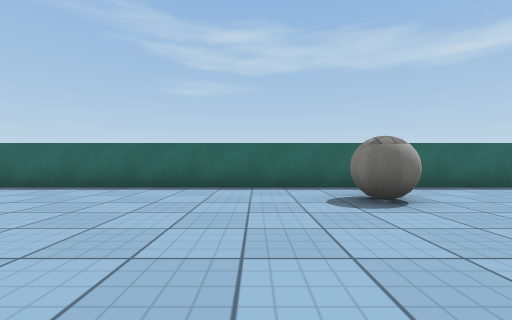
view 1 (above)

18 first-person views from a walk through a scene from a Unity 3-D project. The camera is 0.62 m above the floor, looks level and sees 90° across. The floor is counted in squares, 1 m on a side. Each view is taken from the middle of a square. On the plan, view 1 faces up. The plan holds only what a view shows up to about 9 squares ahead; the rest is blank. Some animated figures are not drawn. Surface patterns are stand-ins for the level's own textures.

view 2
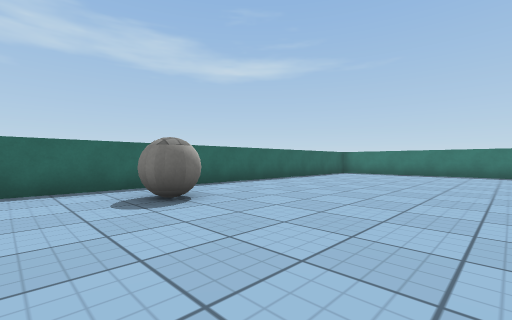

view 3
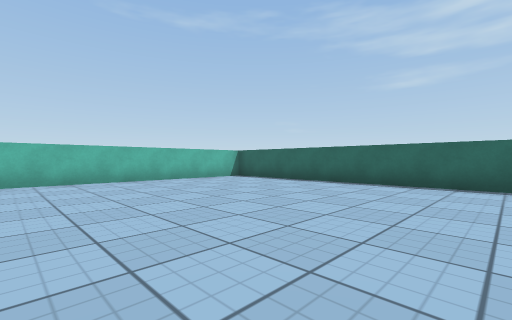

view 4
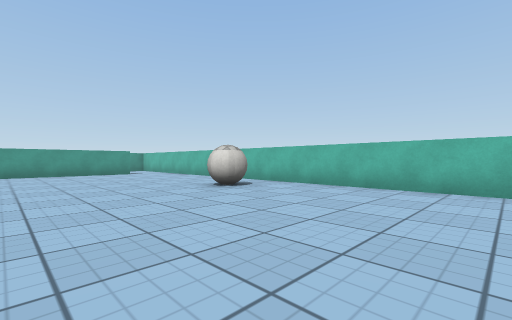

view 5
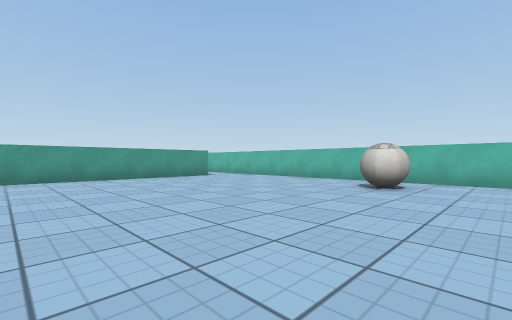

view 6
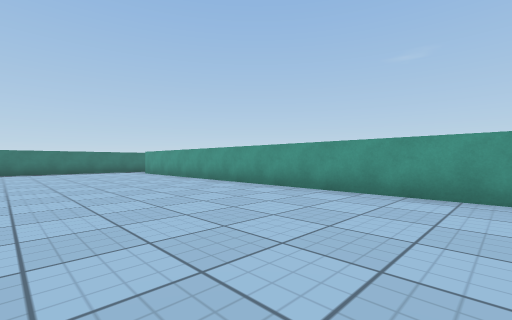

view 7
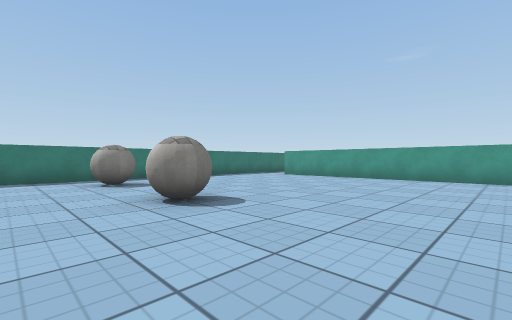

view 8
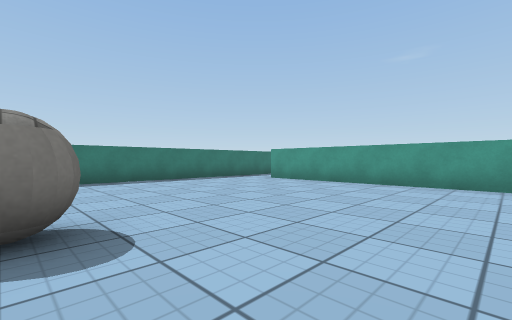

view 9
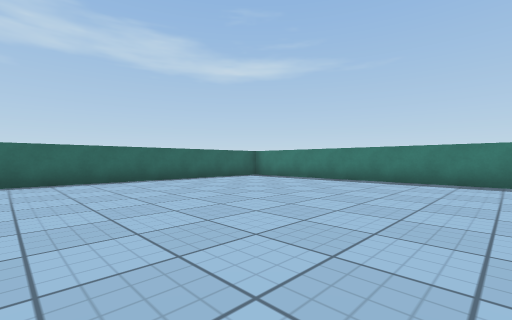

view 10
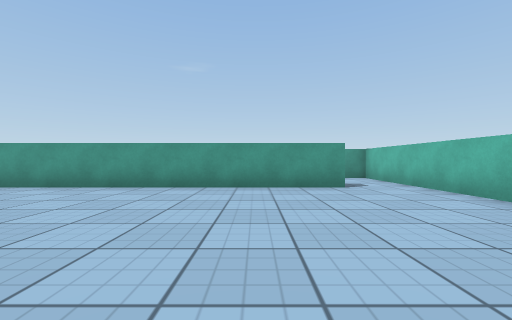

view 11
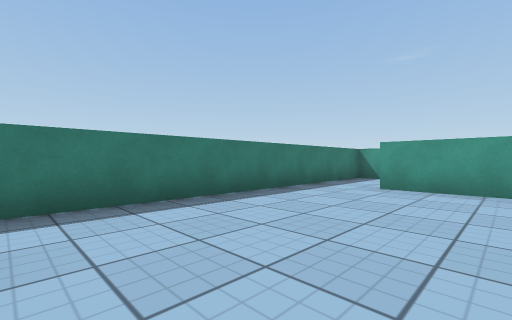

view 12
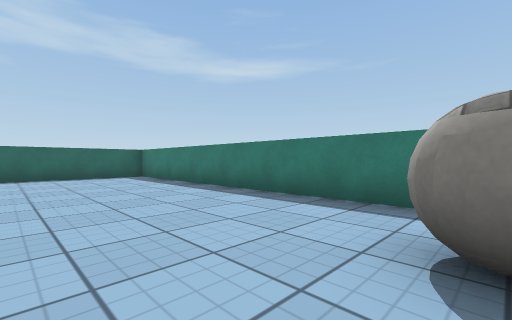

view 13
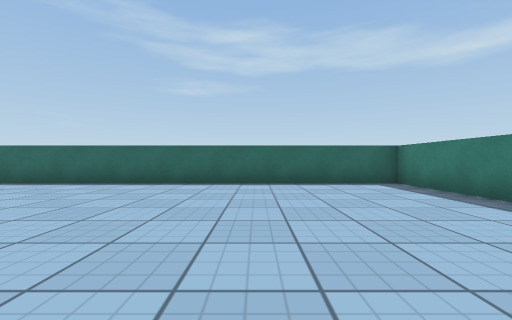

view 14
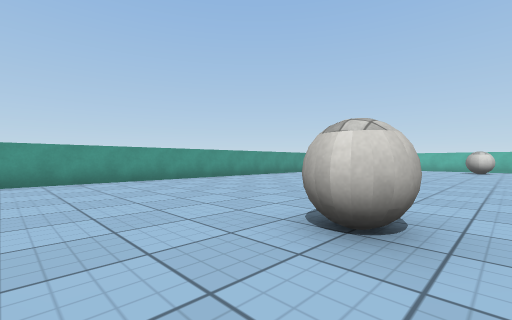

view 15
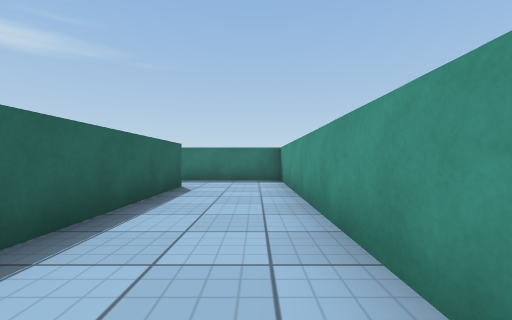

view 16
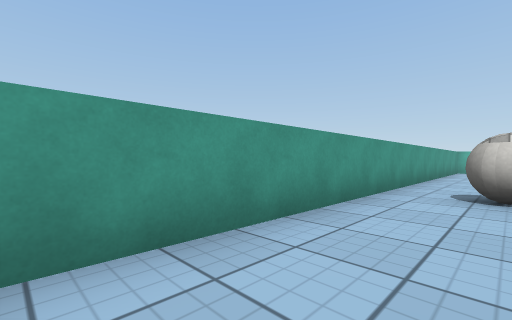

view 17
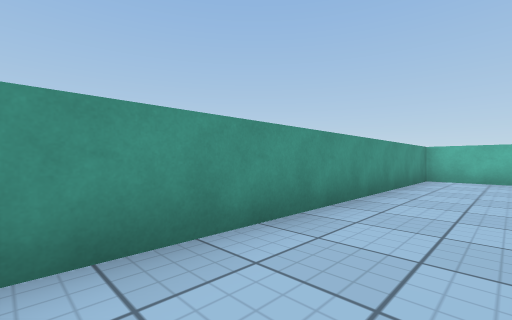

view 18
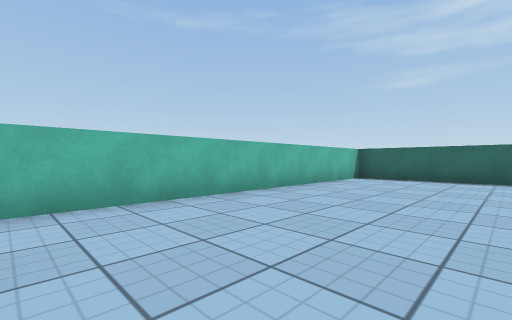

### Floor plan
Points are (right, up) in squares from view 1. A wall is a line through its corners. A room is listed if a view was taken in it or the views show most of it. See-through windows are left out.
Room 1 (views 1, 2, 3, 4, 5, 6, 7, 8, 9, 10, 11, 12, 13, 14, 18)
walls: (-6, -10.8) (10, -10.8); (-7.8, -8.8) (-7.8, -10.5); (11.8, -10.5) (11.8, 5.7) (-7.8, 5.7) (-7.8, -7)
ways out: opening at (-6.5, -11) to room 2; opening at (11, -11) to room 2
objects: ball (-6, -4); ball (2, 4); ball (6, -4) to (7, -4); ball (10, -4)
Room 2 (views 15, 16, 17)
walls: (10, -11.3) (5.8, -11.3); (-7.8, -10.5) (-7.8, -13.7) (11.8, -13.7) (11.8, -10.5)
ways out: opening at (-6.5, -11) to room 1; opening at (11, -11) to room 1
objects: ball (2, -12)

Where each view was taken, in squares from view 1:
view 1: 0 up, 0 right, facing up
view 2: 0 up, 0 right, facing up-right
view 3: 1 down, 0 right, facing up-left
view 4: 1 up, 2 left, facing down-left
view 5: 2 down, 0 right, facing down-left
view 6: 6 down, 2 left, facing down-right
view 7: 2 down, 3 right, facing down-right
view 8: 4 down, 4 right, facing down-right
view 9: 2 down, 4 right, facing up-right
view 10: 5 down, 4 left, facing down
view 11: 5 down, 8 right, facing down-right
view 12: 4 down, 8 right, facing up-right
view 13: 1 down, 8 right, facing up
view 14: 3 down, 9 right, facing down-left
view 15: 13 down, 4 right, facing right
view 16: 12 down, 7 right, facing down-left
view 17: 12 down, 1 right, facing down-left
view 18: 3 down, 4 left, facing up-left
